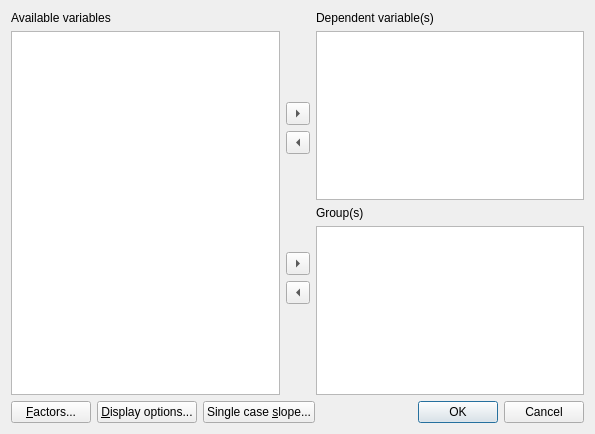
<?xml version="1.0" encoding="UTF-8"?>
<ui version="4.0">
 <class>Dialog</class>
 <widget class="QDialog" name="Dialog">
  <property name="geometry">
   <rect>
    <x>0</x>
    <y>0</y>
    <width>595</width>
    <height>434</height>
   </rect>
  </property>
  <property name="windowTitle">
   <string>Compare repeated measures variables and groups</string>
  </property>
  <layout class="QGridLayout" name="gridLayout">
   <item row="0" column="0">
    <layout class="QVBoxLayout" name="verticalLayout">
     <item>
      <widget class="QLabel" name="label">
       <property name="text">
        <string>Available variables</string>
       </property>
       <property name="buddy">
        <cstring>source_listWidget</cstring>
       </property>
      </widget>
     </item>
     <item>
      <widget class="QListWidget" name="source_listWidget">
       <property name="selectionMode">
        <enum>QAbstractItemView::ExtendedSelection</enum>
       </property>
      </widget>
     </item>
    </layout>
   </item>
   <item row="0" column="1">
    <layout class="QVBoxLayout" name="verticalLayout_3">
     <item>
      <spacer name="verticalSpacer">
       <property name="orientation">
        <enum>Qt::Vertical</enum>
       </property>
       <property name="sizeHint" stdset="0">
        <size>
         <width>20</width>
         <height>40</height>
        </size>
       </property>
      </spacer>
     </item>
     <item>
      <widget class="QToolButton" name="addVar">
       <property name="arrowType">
        <enum>Qt::RightArrow</enum>
       </property>
      </widget>
     </item>
     <item>
      <widget class="QToolButton" name="removeVar">
       <property name="arrowType">
        <enum>Qt::LeftArrow</enum>
       </property>
      </widget>
     </item>
     <item>
      <spacer name="verticalSpacer_2">
       <property name="orientation">
        <enum>Qt::Vertical</enum>
       </property>
       <property name="sizeHint" stdset="0">
        <size>
         <width>20</width>
         <height>40</height>
        </size>
       </property>
      </spacer>
     </item>
     <item>
      <widget class="QToolButton" name="add_group_button">
       <property name="text">
        <string>...</string>
       </property>
       <property name="arrowType">
        <enum>Qt::RightArrow</enum>
       </property>
      </widget>
     </item>
     <item>
      <widget class="QToolButton" name="remove_group_button">
       <property name="text">
        <string>...</string>
       </property>
       <property name="arrowType">
        <enum>Qt::LeftArrow</enum>
       </property>
      </widget>
     </item>
     <item>
      <spacer name="verticalSpacer_3">
       <property name="orientation">
        <enum>Qt::Vertical</enum>
       </property>
       <property name="sizeHint" stdset="0">
        <size>
         <width>20</width>
         <height>40</height>
        </size>
       </property>
      </spacer>
     </item>
    </layout>
   </item>
   <item row="0" column="2">
    <layout class="QVBoxLayout" name="verticalLayout_2">
     <item>
      <widget class="QLabel" name="label_2">
       <property name="text">
        <string>Dependent variable(s)</string>
       </property>
       <property name="buddy">
        <cstring>selected_listWidget</cstring>
       </property>
      </widget>
     </item>
     <item>
      <widget class="QListWidget" name="selected_listWidget">
       <property name="enabled">
        <bool>true</bool>
       </property>
       <property name="selectionMode">
        <enum>QAbstractItemView::ExtendedSelection</enum>
       </property>
      </widget>
     </item>
     <item>
      <widget class="QLabel" name="label_3">
       <property name="text">
        <string>Group(s)</string>
       </property>
       <property name="buddy">
        <cstring>group_listWidget</cstring>
       </property>
      </widget>
     </item>
     <item>
      <widget class="QListWidget" name="group_listWidget"/>
     </item>
    </layout>
   </item>
   <item row="1" column="0" colspan="3">
    <layout class="QHBoxLayout" name="horizontalLayout">
     <item>
      <widget class="QPushButton" name="pushButton">
       <property name="text">
        <string>&amp;Factors...</string>
       </property>
       <property name="shortcut">
        <string>Alt+F</string>
       </property>
      </widget>
     </item>
     <item>
      <widget class="QPushButton" name="display_options_button">
       <property name="text">
        <string>&amp;Display options...</string>
       </property>
      </widget>
     </item>
     <item>
      <widget class="QPushButton" name="single_case_button">
       <property name="text">
        <string>Single case &amp;slope...</string>
       </property>
      </widget>
     </item>
     <item>
      <spacer name="horizontalSpacer">
       <property name="orientation">
        <enum>Qt::Horizontal</enum>
       </property>
       <property name="sizeHint" stdset="0">
        <size>
         <width>40</width>
         <height>20</height>
        </size>
       </property>
      </spacer>
     </item>
     <item>
      <widget class="QDialogButtonBox" name="buttonBox">
       <property name="orientation">
        <enum>Qt::Horizontal</enum>
       </property>
       <property name="standardButtons">
        <set>QDialogButtonBox::Cancel|QDialogButtonBox::Ok</set>
       </property>
      </widget>
     </item>
    </layout>
   </item>
  </layout>
 </widget>
 <tabstops>
  <tabstop>source_listWidget</tabstop>
  <tabstop>addVar</tabstop>
  <tabstop>removeVar</tabstop>
  <tabstop>selected_listWidget</tabstop>
  <tabstop>add_group_button</tabstop>
  <tabstop>remove_group_button</tabstop>
  <tabstop>group_listWidget</tabstop>
  <tabstop>pushButton</tabstop>
  <tabstop>display_options_button</tabstop>
  <tabstop>single_case_button</tabstop>
 </tabstops>
 <resources/>
 <connections>
  <connection>
   <sender>buttonBox</sender>
   <signal>accepted()</signal>
   <receiver>Dialog</receiver>
   <slot>accept()</slot>
   <hints>
    <hint type="sourcelabel">
     <x>575</x>
     <y>261</y>
    </hint>
    <hint type="destinationlabel">
     <x>157</x>
     <y>274</y>
    </hint>
   </hints>
  </connection>
  <connection>
   <sender>buttonBox</sender>
   <signal>rejected()</signal>
   <receiver>Dialog</receiver>
   <slot>reject()</slot>
   <hints>
    <hint type="sourcelabel">
     <x>575</x>
     <y>261</y>
    </hint>
    <hint type="destinationlabel">
     <x>286</x>
     <y>274</y>
    </hint>
   </hints>
  </connection>
 </connections>
</ui>
